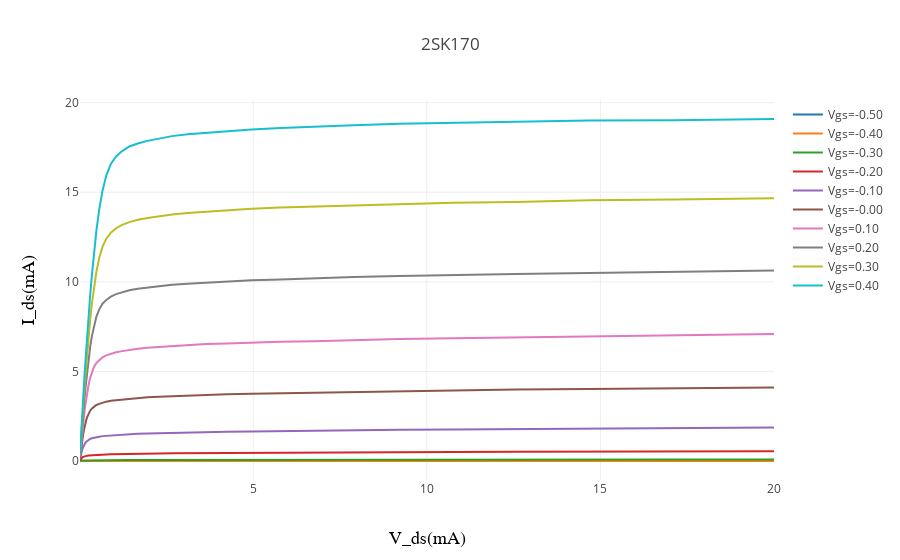

Here is the notebook cell this chart was saved with:
### Code cell
data= []

for r in results:
    trace =  go.Scatter(x=r['Vds'], y=1e3*r['Ids'], name='Vgs=%.2f' % (r['Vgs']))
    data.append(trace)

layout = go.Layout(
    title='2SK170',
    xaxis=dict(
        title='V_ds(mA)',
        #type='log',
        titlefont=dict(
            family='Courier New, monospace',
            size=18,
            color='#000000'
        )
    ),
    yaxis=dict(
        title='I_ds(mA)', 
        #range=[0, 300],
        titlefont=dict(
            family='Courier New, monospace',
            size=18,
            color='#000000'
        )
    )
)


iplot({ 'data': data, "layout": layout })
